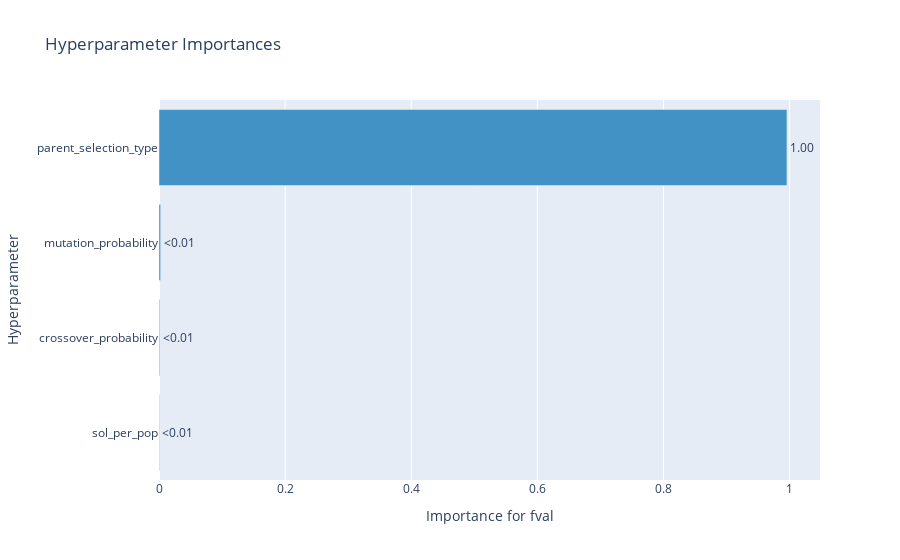

The notebook cell this image was saved under:
### Code cell
optuna.visualization.plot_param_importances(study, target=lambda t: t.values[1], target_name="fval")

### Figure 1 — Plotly figure (JSON) as saved in the notebook; plotly's stock layout.template omitted (floating-point values rounded to 4 significant figures)
{"data": [{"cliponaxis": false, "hovertemplate": ["sol_per_pop (IntDistribution): 0.0005702014125443114<extra></extra>", "crossover_probability (FloatDistribution): 0.0010497859602577194<extra></extra>", "mutation_probability (FloatDistribution): 0.0025871396568955657<extra></extra>", "parent_selection_type (CategoricalDistribution): 0.9957928729703024<extra></extra>"], "marker": {"color": "rgb(66,146,198)"}, "orientation": "h", "text": ["<0.01", "<0.01", "<0.01", "1.00"], "textposition": "outside", "type": "bar", "x": [0.0005702, 0.00105, 0.002587, 0.9958], "y": ["sol_per_pop", "crossover_probability", "mutation_probability", "parent_selection_type"]}], "layout": {"showlegend": false, "title": {"text": "Hyperparameter Importances"}, "xaxis": {"title": {"text": "Importance for fval"}}, "yaxis": {"title": {"text": "Hyperparameter"}}}}
